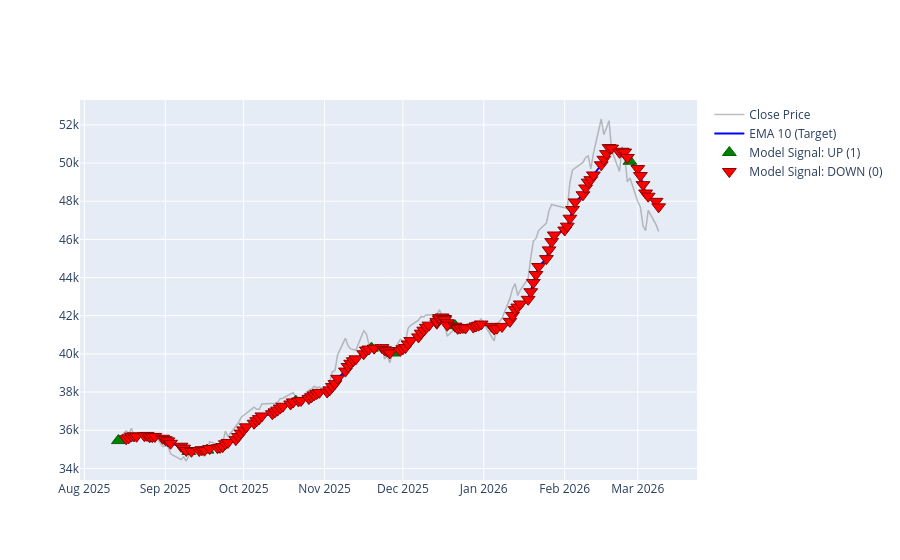

Notebook code for this chart:
### Markdown cell above
### 4. Plot Model Predictions (Up = Green, Down = Red)

### Code cell
fig_test.add_trace(go.Scatter(x=buy_signals['timestamp'], y=buy_signals['EMA_10'], 
                              mode='markers', name='Model Signal: UP (1)', 
                              marker=dict(color='green', symbol='triangle-up', size=12, line=dict(width=1, color='darkgreen'))))

fig_test.add_trace(go.Scatter(x=sell_signals['timestamp'], y=sell_signals['EMA_10'], 
                              mode='markers', name='Model Signal: DOWN (0)', 
                              marker=dict(color='red', symbol='triangle-down', size=12, line=dict(width=1, color='darkred'))))

### Figure 1 — Plotly figure (JSON) as saved in the notebook; plotly's stock layout.template omitted (floating-point values rounded to 4 significant figures; data arrays with more than 128 entries replaced by an {"elided": "..."} marker saying what was removed)
{"data": [{"line": {"color": "rgba(128,128,128,0.5)", "width": 1.5}, "mode": "lines", "name": "Close Price", "type": "scatter", "x": {"elided": "150 str values"}, "y": {"elided": "150 float values"}}, {"line": {"color": "blue", "width": 2}, "mode": "lines", "name": "EMA 10 (Target)", "type": "scatter", "x": {"elided": "150 str values"}, "y": {"elided": "150 float values"}}, {"marker": {"color": "green", "line": {"color": "darkgreen", "width": 1}, "size": 12, "symbol": "triangle-up"}, "mode": "markers", "name": "Model Signal: UP (1)", "type": "scatter", "x": ["2025-08-14T00:00:00.000000", "2025-09-10T00:00:00.000000", "2025-09-17T00:00:00.000000", "2025-10-21T00:00:00.000000", "2025-11-19T00:00:00.000000", "2025-11-27T00:00:00.000000", "2025-12-21T00:00:00.000000", "2026-02-26T00:00:00.000000"], "y": [35460.0, 34890.0, 34960.0, 37520.0, 40300.0, 40050.0, 41480.0, 50100.0]}, {"marker": {"color": "red", "line": {"color": "darkred", "width": 1}, "size": 12, "symbol": "triangle-down"}, "mode": "markers", "name": "Model Signal: DOWN (0)", "type": "scatter", "x": {"elided": "142 str values"}, "y": {"elided": "142 float values"}}], "layout": {}}
